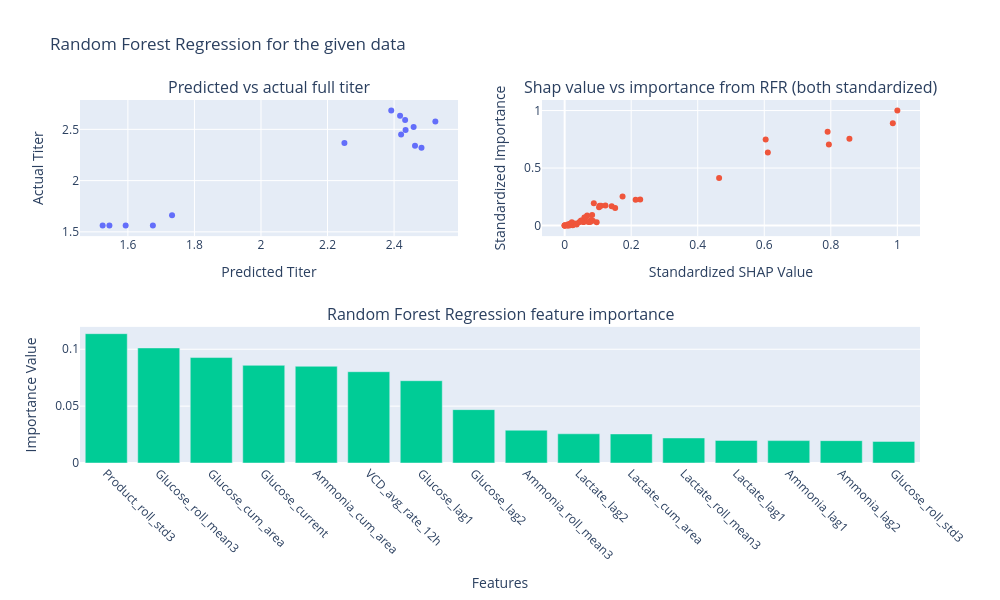

Notebook code for this chart:
### Code cell
cp_75_model = training_random_forest_3(df_cp_75)

### Figure 1 — Plotly figure (JSON) as saved in the notebook; plotly's stock layout.template omitted (floating-point values rounded to 4 significant figures)
{"data": [{"mode": "markers", "type": "scatter", "x": [2.524, 2.435, 1.544, 2.392, 1.733, 2.251, 1.593, 2.418, 2.463, 2.433, 2.459, 1.524, 1.675, 2.421, 2.482], "xaxis": "x", "y": [2.576, 2.493, 1.561, 2.683, 1.662, 2.368, 1.561, 2.634, 2.341, 2.592, 2.523, 1.561, 1.561, 2.451, 2.321], "yaxis": "y"}, {"mode": "markers", "type": "scatter", "x": [1.0, 0.9864, 0.8559, 0.7942, 0.7904, 0.6107, 0.6042, 0.4642, 0.227, 0.2134, 0.1741, 0.1518, 0.1413, 0.1226, 0.1097, 0.1053, 0.1034, 0.09623, 0.08771, 0.08454, 0.08256, 0.07887, 0.07668, 0.07124, 0.06766, 0.06329, 0.05927, 0.05681, 0.05635, 0.04953, 0.04942, 0.04349, 0.03606, 0.03548, 0.03179, 0.03082, 0.02947, 0.02794, 0.02778, 0.02416, 0.02412, 0.02346, 0.0225, 0.02202, 0.02159, 0.01773, 0.01734, 0.01671, 0.0167, 0.0166, 0.01478, 0.01364, 0.01235, 0.01233, 0.01097, 0.01091, 0.009289, 0.008044, 0.007492, 0.0008737, 0.0, 0.0, 0.0], "xaxis": "x2", "y": [1.0, 0.8898, 0.7553, 0.7059, 0.8154, 0.6364, 0.7479, 0.4127, 0.2259, 0.2247, 0.2537, 0.1521, 0.1671, 0.175, 0.1732, 0.1728, 0.1591, 0.02854, 0.1936, 0.04282, 0.09165, 0.04897, 0.03057, 0.03044, 0.08725, 0.07285, 0.06951, 0.03065, 0.03061, 0.04323, 0.04141, 0.02961, 0.009827, 0.01521, 0.01575, 0.0158, 0.01312, 0.01058, 0.01678, 0.01095, 0.003832, 0.004395, 0.01821, 0.0111, 0.02937, 0.01519, 0.003938, 0.00363, 0.01325, 0.01282, 0.002993, 0.004073, 0.003688, 0.002721, 0.002004, 0.01071, 0.002578, 0.00189, 0.001505, 3.788e-05, 0.0, 0.0, 0.0], "yaxis": "y2"}, {"type": "bar", "x": ["Product_roll_std3", "Glucose_roll_mean3", "Glucose_cum_area", "Glucose_current", "Ammonia_cum_area", "VCD_avg_rate_12h", "Glucose_lag1", "Glucose_lag2", "Ammonia_roll_mean3", "Lactate_lag2", "Lactate_cum_area", "Lactate_roll_mean3", "Lactate_lag1", "Ammonia_lag1", "Ammonia_lag2", "Glucose_roll_std3"], "xaxis": "x3", "y": [0.1137, 0.1012, 0.09271, 0.08588, 0.08504, 0.08027, 0.07236, 0.04693, 0.02885, 0.02569, 0.02555, 0.02201, 0.0199, 0.0197, 0.01965, 0.019], "yaxis": "y3"}], "layout": {"annotations": [{"font": {"size": 16}, "showarrow": false, "text": "Predicted vs actual full titer", "x": 0.225, "xanchor": "center", "xref": "paper", "y": 1, "yanchor": "bottom", "yref": "paper"}, {"font": {"size": 16}, "showarrow": false, "text": "Shap value vs importance from RFR (both standardized)", "x": 0.775, "xanchor": "center", "xref": "paper", "y": 1, "yanchor": "bottom", "yref": "paper"}, {"font": {"size": 16}, "showarrow": false, "text": "Random Forest Regression feature importance", "x": 0.5, "xanchor": "center", "xref": "paper", "y": 0.375, "yanchor": "bottom", "yref": "paper"}], "height": 600, "showlegend": false, "title": {"text": "Random Forest Regression for the given data"}, "width": 1000, "xaxis": {"anchor": "y", "domain": [0, 0.45], "title": {"text": "Predicted Titer"}}, "xaxis2": {"anchor": "y2", "domain": [0.55, 1], "title": {"text": "Standardized SHAP Value"}}, "xaxis3": {"anchor": "y3", "domain": [0, 1], "tickangle": 45, "title": {"text": "Features"}}, "yaxis": {"anchor": "x", "domain": [0.625, 1], "title": {"text": "Actual Titer"}}, "yaxis2": {"anchor": "x2", "domain": [0.625, 1], "title": {"text": "Standardized Importance"}}, "yaxis3": {"anchor": "x3", "domain": [0, 0.375], "title": {"text": "Importance Value"}}}}
